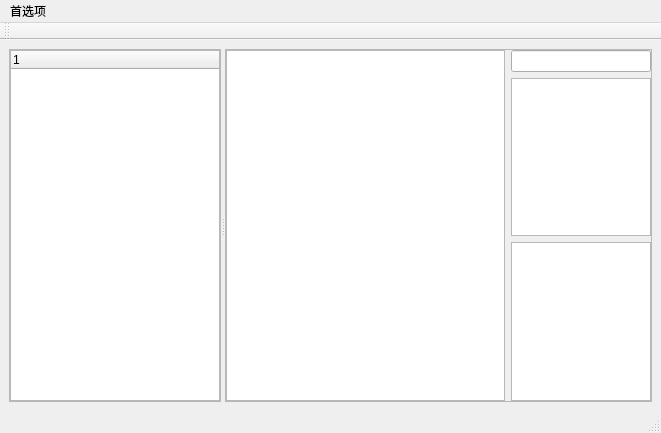
<?xml version="1.0" encoding="UTF-8"?>
<ui version="4.0">
 <class>MainWindow</class>
 <widget class="QMainWindow" name="MainWindow">
  <property name="geometry">
   <rect>
    <x>0</x>
    <y>0</y>
    <width>661</width>
    <height>433</height>
   </rect>
  </property>
  <property name="windowTitle">
   <string>路径管理工具</string>
  </property>
  <widget class="QWidget" name="centralwidget">
   <layout class="QHBoxLayout" name="horizontalLayout_3">
    <item>
     <widget class="QSplitter" name="splitter">
      <property name="orientation">
       <enum>Qt::Horizontal</enum>
      </property>
      <widget class="QFrame" name="frame_2">
       <property name="frameShape">
        <enum>QFrame::StyledPanel</enum>
       </property>
       <property name="frameShadow">
        <enum>QFrame::Raised</enum>
       </property>
       <layout class="QHBoxLayout" name="horizontalLayout_2">
        <property name="leftMargin">
         <number>0</number>
        </property>
        <property name="topMargin">
         <number>0</number>
        </property>
        <property name="rightMargin">
         <number>0</number>
        </property>
        <property name="bottomMargin">
         <number>0</number>
        </property>
        <item>
         <widget class="CustomQTreeWidget" name="treeWidget">
          <property name="dragEnabled">
           <bool>true</bool>
          </property>
          <property name="dragDropMode">
           <enum>QAbstractItemView::DragDrop</enum>
          </property>
          <property name="defaultDropAction">
           <enum>Qt::MoveAction</enum>
          </property>
          <property name="autoExpandDelay">
           <number>300</number>
          </property>
          <column>
           <property name="text">
            <string notr="true">1</string>
           </property>
          </column>
         </widget>
        </item>
       </layout>
      </widget>
      <widget class="QFrame" name="frame">
       <property name="frameShape">
        <enum>QFrame::StyledPanel</enum>
       </property>
       <property name="frameShadow">
        <enum>QFrame::Raised</enum>
       </property>
       <layout class="QHBoxLayout" name="horizontalLayout" stretch="2,1">
        <property name="leftMargin">
         <number>0</number>
        </property>
        <property name="topMargin">
         <number>0</number>
        </property>
        <property name="rightMargin">
         <number>0</number>
        </property>
        <property name="bottomMargin">
         <number>0</number>
        </property>
        <item>
         <widget class="CustomQListWidget" name="listWidget">
          <property name="dragEnabled">
           <bool>true</bool>
          </property>
          <property name="dragDropMode">
           <enum>QAbstractItemView::DragDrop</enum>
          </property>
          <property name="selectionMode">
           <enum>QAbstractItemView::ExtendedSelection</enum>
          </property>
         </widget>
        </item>
        <item>
         <layout class="QVBoxLayout" name="verticalLayout">
          <item>
           <widget class="QLineEdit" name="lineEditName"/>
          </item>
          <item>
           <widget class="CustomQTextEdit" name="textEditPath"/>
          </item>
          <item>
           <widget class="CustomQTextEdit" name="textEditComment"/>
          </item>
         </layout>
        </item>
       </layout>
      </widget>
     </widget>
    </item>
   </layout>
  </widget>
  <widget class="QToolBar" name="toolBar">
   <property name="windowTitle">
    <string>toolBar</string>
   </property>
   <attribute name="toolBarArea">
    <enum>TopToolBarArea</enum>
   </attribute>
   <attribute name="toolBarBreak">
    <bool>false</bool>
   </attribute>
  </widget>
  <widget class="QMenuBar" name="menuBar">
   <property name="geometry">
    <rect>
     <x>0</x>
     <y>0</y>
     <width>661</width>
     <height>23</height>
    </rect>
   </property>
   <widget class="QMenu" name="menu">
    <property name="title">
     <string>首选项</string>
    </property>
    <addaction name="configAction"/>
   </widget>
   <addaction name="menu"/>
  </widget>
  <widget class="QStatusBar" name="statusBar"/>
  <action name="configAction">
   <property name="text">
    <string>配置</string>
   </property>
  </action>
 </widget>
 <customwidgets>
  <customwidget>
   <class>CustomQListWidget</class>
   <extends>QListWidget</extends>
   <header location="global">.custom_widgets.h</header>
  </customwidget>
  <customwidget>
   <class>CustomQTextEdit</class>
   <extends>QPlainTextEdit</extends>
   <header location="global">.custom_widgets.h</header>
  </customwidget>
  <customwidget>
   <class>CustomQTreeWidget</class>
   <extends>QTreeWidget</extends>
   <header location="global">.custom_widgets.h</header>
  </customwidget>
 </customwidgets>
 <resources/>
 <connections/>
</ui>
